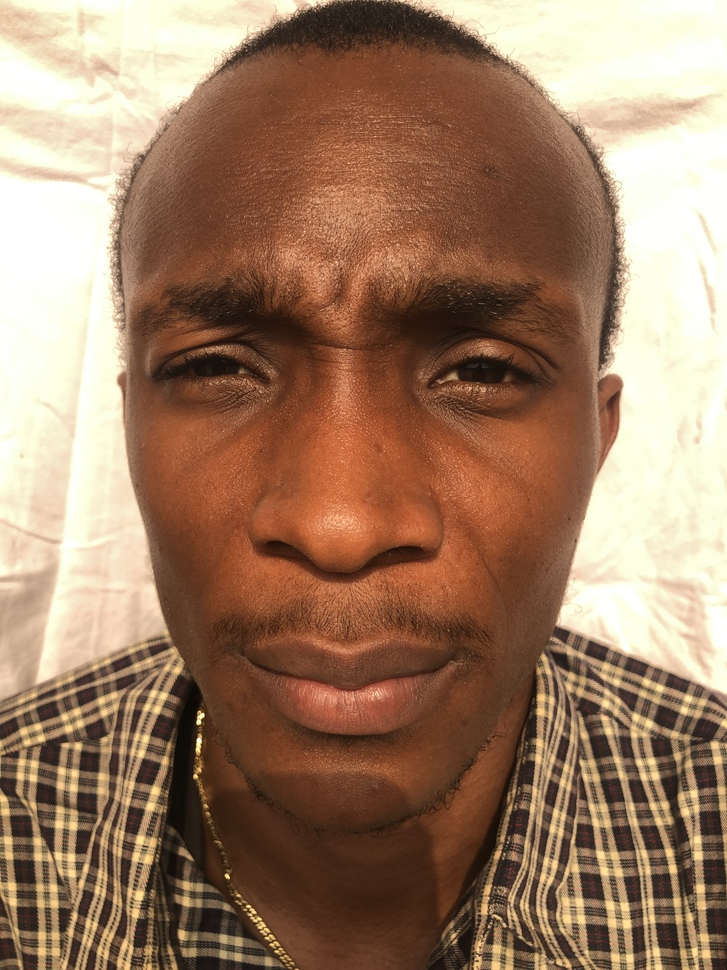
#> input picture IMG_2641.JPG, 727 x 970 px, shrunk from 3024 x 4032 before the run, found by its file name
$ jupyter execute 'Salt and Pepper Noise to image.ipynb'
#> lines starting #> are read from the running program, lines starting #| are printed output that depends on the picture
[cell 1]
#Importing The necessary libraries
import cv2
import matplotlib.pyplot as plt
import numpy as np
import random
from PIL import Image

[cell 2]
def main():
    img = cv2.imread('IMG_2641.jpg', 1)
#> img is the input picture: shape (970, 727, 3); mean B, G, R 100.4, 124.8, 157.5
    img = cv2.cvtColor(img, cv2.COLOR_BGR2RGB)

    rows, columns, channels = img.shape #Needed for calculating the dimension of the image
#> rows = 970; columns = 727; channels = 3
    p = 0.05 # 5% probability of noise
    output = np.zeros(img.shape, np.uint8)

    #We have to iterate through the image
    for i in range(rows):
        for j in range(columns):
            r = random.random()
            if r < p/2:
                #Pepper Sprinkled
                output[i][j] = [0, 0, 0] # black
            elif r < p:
                #salt sprinkled
                output[i][j] = [255, 255, 255]
            else:
                output[i][j] = img[i][j]
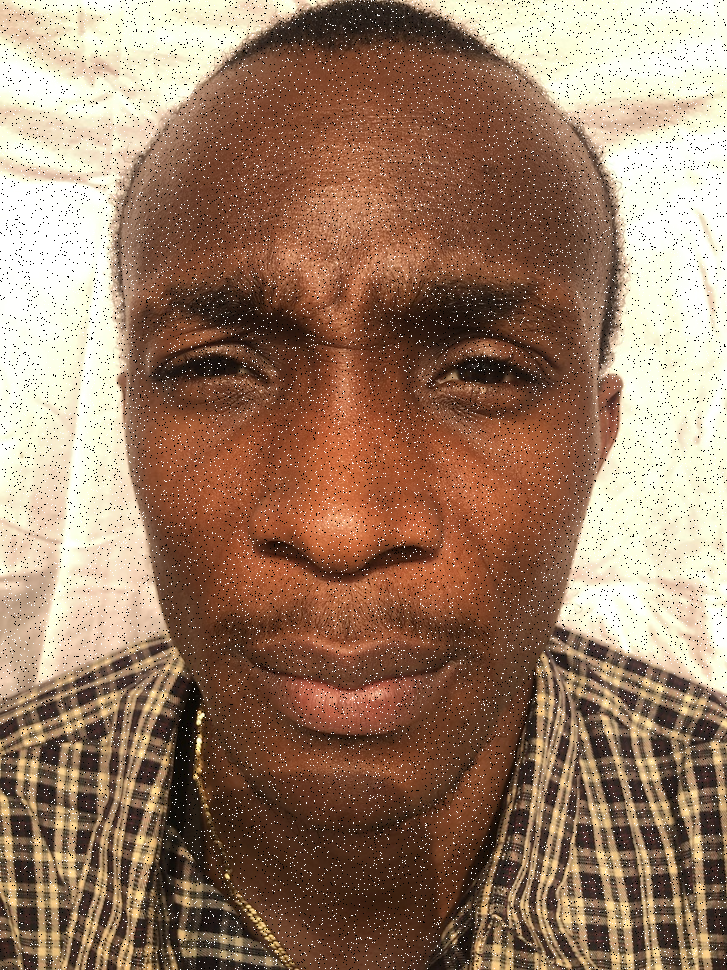
#> output: shape (970, 727, 3); mean R, G, B 156, 125, 101.8

    plt.imshow(output)
    plt.savefig("Dotun_Salt/s&p3299.png")
    #cv2.imshow("Noisee",output)
    #cv2.waitKey(0)
    #cv2.imwrite("noisee.jpg",output)
#Before we can introduce salt and pepper noise we need to convert some region to complete white on the image
#Remember white is 255,255,255, while black is 0,0,0
    plt.title('Image with Salt and Pepper Noise')

    plt.show()

if __name__ == "__main__":

    main()
